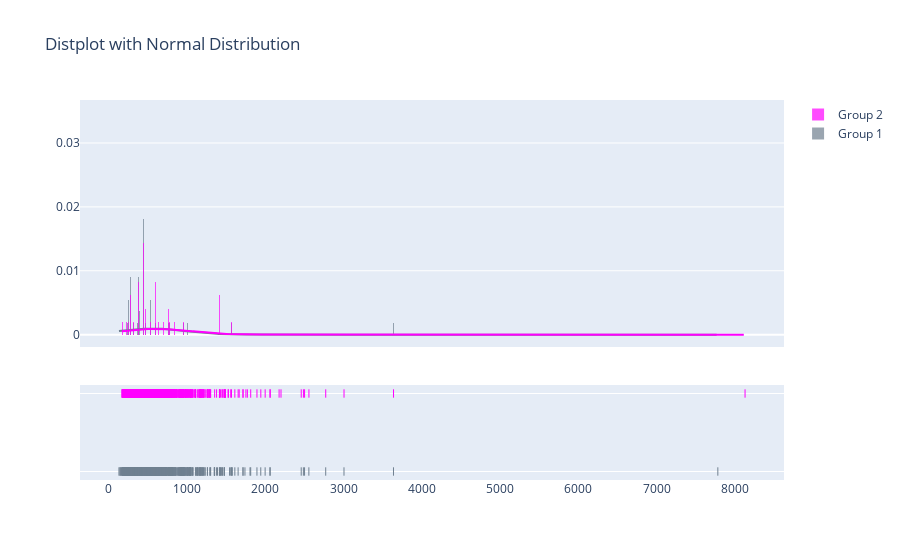

Notebook code cell kept with this figure:
### Code cell
import plotly.figure_factory as ff
import numpy as np

x1 = Columna
x2 = Columna2

group_labels = ['Group 1', 'Group 2']

colors = ['slategray', 'magenta']

# Create distplot with curve_type set to 'normal'
fig = ff.create_distplot([x1, x2], group_labels, bin_size=.5,
                         curve_type='normal', # override default 'kde'
                         colors=colors)

# Add title
fig.update_layout(title_text='Distplot with Normal Distribution')
fig.show()

### Figure 1 — Plotly figure (JSON) as saved in the notebook; plotly's stock layout.template omitted (floating-point values rounded to 4 significant figures; data arrays with more than 128 entries replaced by an {"elided": "..."} marker saying what was removed)
{"data": [{"autobinx": false, "histnorm": "probability density", "legendgroup": "Group 1", "marker": {"color": "slategray"}, "name": "Group 1", "opacity": 0.7, "type": "histogram", "x": {"elided": "1103 float values"}, "xaxis": "x", "xbins": {"end": 7783.0, "size": 0.5, "start": 128.9}, "yaxis": "y"}, {"autobinx": false, "histnorm": "probability density", "legendgroup": "Group 2", "marker": {"color": "magenta"}, "name": "Group 2", "opacity": 0.7, "type": "histogram", "x": {"elided": "977 float values"}, "xaxis": "x", "xbins": {"end": 8131.0, "size": 0.5, "start": 165.9}, "yaxis": "y"}, {"legendgroup": "Group 1", "marker": {"color": "slategray"}, "mode": "lines", "name": "Group 1", "showlegend": false, "type": "scatter", "x": {"elided": "500 float values"}, "xaxis": "x", "y": {"elided": "500 float values"}, "yaxis": "y"}, {"legendgroup": "Group 2", "marker": {"color": "magenta"}, "mode": "lines", "name": "Group 2", "showlegend": false, "type": "scatter", "x": {"elided": "500 float values"}, "xaxis": "x", "y": {"elided": "500 float values"}, "yaxis": "y"}, {"legendgroup": "Group 1", "marker": {"color": "slategray", "symbol": "line-ns-open"}, "mode": "markers", "name": "Group 1", "showlegend": false, "type": "scatter", "x": {"elided": "1103 float values"}, "xaxis": "x", "y": {"elided": "1103 str values"}, "yaxis": "y2"}, {"legendgroup": "Group 2", "marker": {"color": "magenta", "symbol": "line-ns-open"}, "mode": "markers", "name": "Group 2", "showlegend": false, "type": "scatter", "x": {"elided": "977 float values"}, "xaxis": "x", "y": {"elided": "977 str values"}, "yaxis": "y2"}], "layout": {"barmode": "overlay", "hovermode": "closest", "legend": {"traceorder": "reversed"}, "title": {"text": "Distplot with Normal Distribution"}, "xaxis": {"anchor": "y2", "domain": [0, 1], "zeroline": false}, "yaxis": {"anchor": "free", "domain": [0.35, 1], "position": 0}, "yaxis2": {"anchor": "x", "domain": [0, 0.25], "dtick": 1, "showticklabels": false}}}
